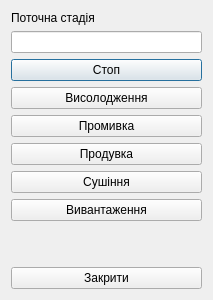
<?xml version="1.0" encoding="UTF-8"?>
<ui version="4.0">
 <class>dlgKfMenu</class>
 <widget class="QDialog" name="dlgKfMenu">
  <property name="geometry">
   <rect>
    <x>0</x>
    <y>0</y>
    <width>213</width>
    <height>300</height>
   </rect>
  </property>
  <property name="windowTitle">
   <string>Dialog</string>
  </property>
  <layout class="QVBoxLayout" name="verticalLayout">
   <item>
    <widget class="QLabel" name="label">
     <property name="text">
      <string>Поточна стадія</string>
     </property>
    </widget>
   </item>
   <item>
    <widget class="QLineEdit" name="le_State"/>
   </item>
   <item>
    <widget class="QPushButton" name="bn_13">
     <property name="text">
      <string>Стоп</string>
     </property>
    </widget>
   </item>
   <item>
    <widget class="QPushButton" name="bn_05">
     <property name="text">
      <string>Висолодження</string>
     </property>
    </widget>
   </item>
   <item>
    <widget class="QPushButton" name="bn_06">
     <property name="text">
      <string>Промивка</string>
     </property>
    </widget>
   </item>
   <item>
    <widget class="QPushButton" name="bn_07">
     <property name="text">
      <string>Продувка</string>
     </property>
    </widget>
   </item>
   <item>
    <widget class="QPushButton" name="bn_08">
     <property name="text">
      <string>Сушіння</string>
     </property>
    </widget>
   </item>
   <item>
    <widget class="QPushButton" name="bn_09">
     <property name="text">
      <string>Вивантаження</string>
     </property>
    </widget>
   </item>
   <item>
    <spacer name="verticalSpacer">
     <property name="orientation">
      <enum>Qt::Vertical</enum>
     </property>
     <property name="sizeHint" stdset="0">
      <size>
       <width>20</width>
       <height>40</height>
      </size>
     </property>
    </spacer>
   </item>
   <item>
    <widget class="QPushButton" name="bnExit">
     <property name="text">
      <string>Закрити</string>
     </property>
    </widget>
   </item>
  </layout>
 </widget>
 <resources/>
 <connections>
  <connection>
   <sender>bnExit</sender>
   <signal>clicked()</signal>
   <receiver>dlgKfMenu</receiver>
   <slot>reject()</slot>
   <hints>
    <hint type="sourcelabel">
     <x>106</x>
     <y>284</y>
    </hint>
    <hint type="destinationlabel">
     <x>106</x>
     <y>149</y>
    </hint>
   </hints>
  </connection>
 </connections>
</ui>
